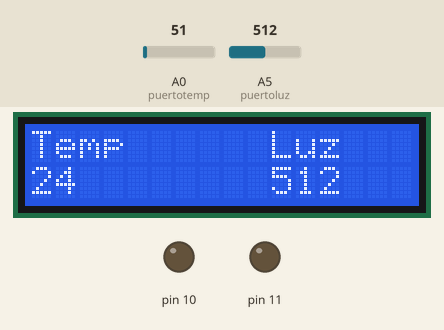
This sketch was run on a simulated Arduino Uno, built with avr-gcc and run on an emulated ATmega328P. Shown: 16×2 character LCD, output pins drawn as LEDs (lit = HIGH). Inputs (shaded band) come from the test bench; at power-on: A0 (puertotemp) = 51, A5 (puertoluz) = 512. What the sketch prints to the serial monitor is not drawn.

Above: at 1.8 s.
1.9 s: A0 (puertotemp) set to 66
At 3.5 s:
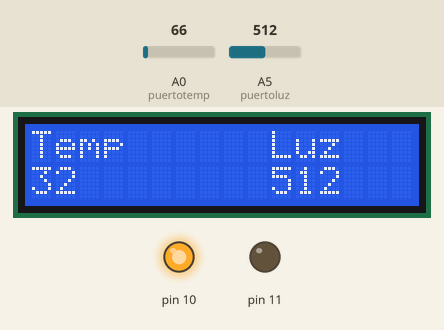
4.6 s: A5 (puertoluz) set to 886
At 7.0 s:
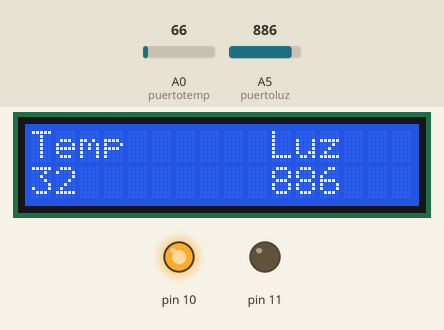
7.8 s: A5 (puertoluz) set to 914
At 11.3 s:
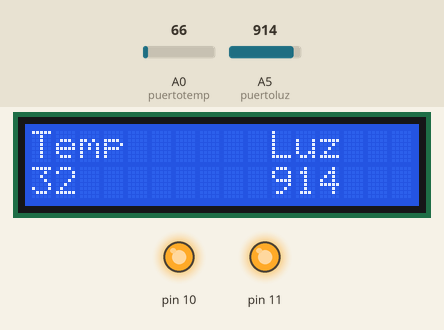
11.8 s: A0 (puertotemp) set to 61
At 14.7 s:
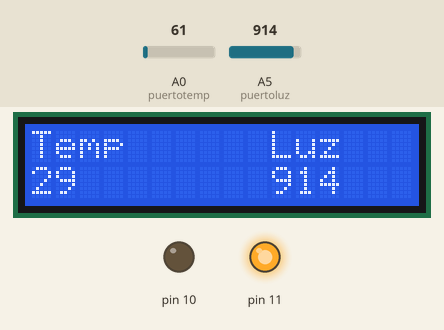
15.0 s: A0 (puertotemp) set to 71
At 17.2 s:
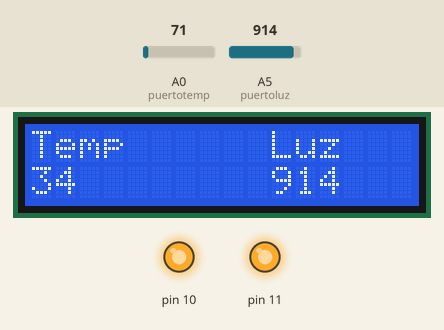
18.2 s: A5 (puertoluz) set to 900
At 20.7 s:
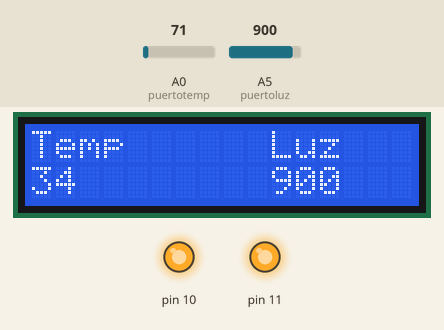
Timing chart, 0 to 22.2 s (numbered marks = the images above; inputs shaded):
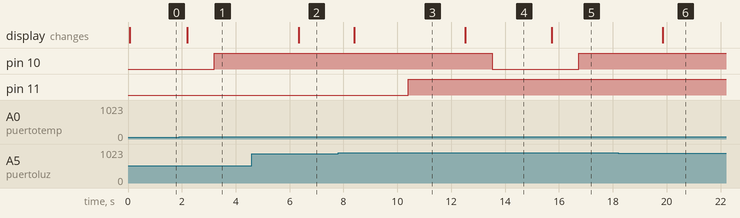

Measured:
- the behaviour switches between 61 and 62 on A0 (puertotemp) (found by bisection; images 0 and 1)
- the behaviour switches between 899 and 900 on A5 (puertoluz) (found by bisection; images 2 and 3)
- after the input at 1.9 s, pin 10: LOW → HIGH after 1.3 s; the display: changes after 0.30 s (image 1)
- after the input at 4.6 s, the display: changes after 1.7 s (image 2)
- after the input at 7.8 s, pin 11: LOW → HIGH after 2.6 s; the display: changes after 0.60 s (image 3)
- after the input at 11.8 s, pin 10: HIGH → LOW after 1.7 s; the display: changes after 0.73 s (image 4)
- after the input at 15.0 s, pin 10: LOW → HIGH after 1.7 s; the display: changes after 0.73 s (image 5)
- after the input at 18.2 s, the display: changes after 1.7 s (image 6)

The sketch:

pantalla_lcd_temp_relee_fotoresitencia.ino
```cpp
#include <LiquidCrystal.h>
// initialize the library with the numbers of the interface pins
LiquidCrystal lcd(2,3,4,5,6,7);
const int puertotemp = 0; // Sensor temperatura
const int puertoluz = 5; // Sensor temperatura
long milivolt;
long temp;
int sensorluz=0;


void setup()

  {
  pinMode(10, OUTPUT);
  pinMode(11, OUTPUT);
  Serial.begin(9600);  //inicio de la comuniccion serial
//  lcd.begin(16,2);      // LCD's primer valor numero de columnas y esl segundo numero de filas
//  lcd.setCursor(0,0);   // se hubica en la primera columna primera fila
//  lcd.print("Temp  "); //// imprime en el lcd.
}
void loop()
{

  // configuracion sensor de temperatura
 milivolt = (analogRead(puertotemp) * 5000L) / 1023; // calcula los mV en la entrada
 temp = milivolt / 10;
 // configuracion sensor de luz
 sensorluz = analogRead(puertoluz);
  lcd.begin(16,2);      // LCD's primer valor numero de columnas y esl segundo numero de filas
  lcd.setCursor(0,0);   // mueve el cursor to column 0, line 0
  lcd.print("Temp  "); //// imprime en el lcd.
  lcd.setCursor(10,0);   // mueve el cursor to column 0, line 10
  lcd.print("Luz "); //// imprime en el lcd.
  lcd.setCursor(0,1);
  lcd.print(temp); //// imprime en el lcd.
  lcd.setCursor(10,1);
  lcd.print(sensorluz); //// imprime en el lcd.
  Serial.print(temp);
  Serial.println(" grados centigrados");
  delay(1000);
  //activacion del relee
  if (temp >= 30) {

    digitalWrite(10,HIGH);
    delay(1000);
    } else{
      digitalWrite(10,LOW);
      }


   Serial.print("Valor del sensor de Luz ");
   Serial.print(sensorluz);
   Serial.println(" de 1024");

if (sensorluz >= 900) {

    digitalWrite(11,HIGH);

    } else{
      digitalWrite(11,LOW);
      }


  }
```
